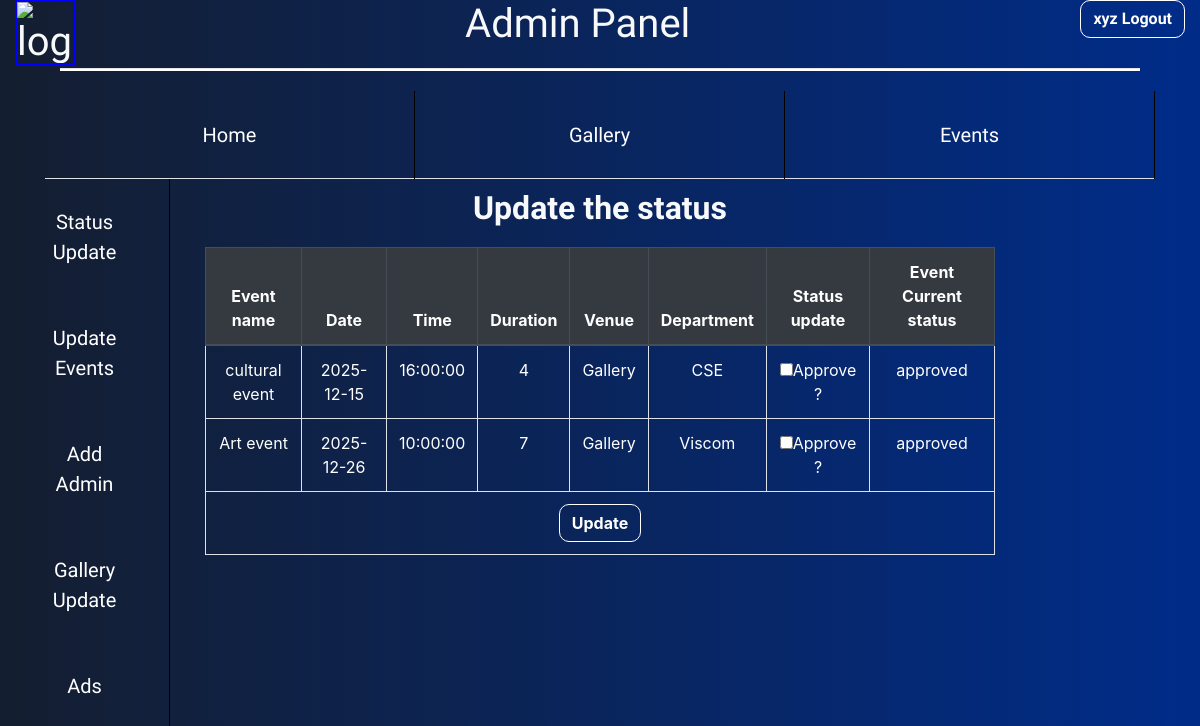
The app's page /evento/statusupdate.php (signed in) with its own data.
### tables this page shows
CREATE TABLE `events` (
  `eventname` varchar(20) NOT NULL,
  `date` date NOT NULL,
  `time` time NOT NULL,
  `duration` int(3) NOT NULL,
  `venue` varchar(20) NOT NULL,
  `dept` varchar(7) NOT NULL,
  `status` varchar(10) NOT NULL,
  `description` longtext NOT NULL
);

### evento/statusupdate.php (the view, shortened to what this page needs)
<!DOCTYPE html>
<?php
require 'connect.php';
?>
<html>
    <head>
        <link rel="stylesheet" href="https://maxcdn.bootstrapcdn.com/bootstrap/4.3.1/css/bootstrap.min.css">
        <link rel="stylesheet" href="evento.css">
    </head>
    <?php
    include 'admin.php';
    ?>
    <body>
        <?php
        $qur1 = "select * from events;";
        $r9 = mysqli_query($con, $qur1) or die("error selecting table");
        ?>
        <div class="container col-8 float-right">
            <h2 class="text-center">Update the status</h2><form method="post">
                <table class="con table table-bordered table-hover text-center">
                    <thead class="thead-dark">
                        <tr>
                            <th>Event name</th>
                            <th>Date</th>
                            <th>Time</th>
                            <th>Duration</th>
                            <th>Venue</th>
                            <th>Department</th>
                            <th>Status update</th>
                            <th>Event Current status</th>
                        </tr>
                    </thead>
                    <tbody>
                        <?php
                        while ($row = mysqli_fetch_assoc($r9)) {
                            ?>
                            <tr>
                                <td><?php echo $row['eventname'];?></td>
                                <td><?php echo $row['date']; ?></td>
                                <td><?php echo $row['time']; ?></td>
                                <td><?php echo $row['duration']; ?></td>
                                <td><?php echo $row['venue']; ?></td>
                                <td><?php echo $row['dept']; ?></td>
                                <td><input type="checkbox" name="status[]" value="<?php echo $row['eventname']; ?>">Approve ?</td>
                                <td><?php echo $row['status']; ?></td>
                            </tr>
                            <?php
                        }
                        ?>
                        <tr>
                            <td colspan="8"><input class="btn btn-outline" type="submit" name="statsub" value="Update"></td>
                        </tr>
                    </tbody>
                </table>
            </form>
        </div>
</body>
</html>

### evento/evento.css (style rules this page uses)
body { color: black; }
.btn { border-radius: 10px; color: #3975d6; border-color: #3975d6; font-weight: bolder; }
h2 { font-family: amita,sans-serif; font-weight: bolder; margin-top: 10px; margin-bottom: 20px; }

### evento/statusupdate.php (style rules this page uses)
td { color: white; }

### evento/admin.php (style rules this page uses)
.back { background: -webkit-linear-gradient(to right, #141e30, #243b55); background: linear-gradient(to right, #141e30, #002c89); height: 100%; }
.btn-outline { color: white; border-color: white; }

### records on screen
events: eventname "cultural event", date "2025-12-15", time "16:00:00", duration "4", venue "Gallery", dept "CSE", status "approved"
events: eventname "Art event", date "2025-12-26", time "10:00:00", duration "7", venue "Gallery", dept "Viscom", status "approved"

### other values on screen
$_SESSION['uname'] "xyz"
